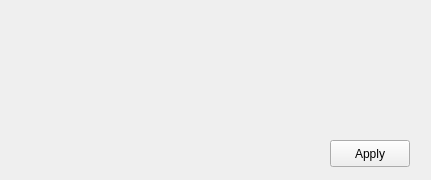
<ui version="4.0" >
 <class>ApplyDialog</class>
 <widget class="QWidget" name="ApplyDialog" >
  <property name="geometry" >
   <rect>
    <x>0</x>
    <y>0</y>
    <width>431</width>
    <height>180</height>
   </rect>
  </property>
  <property name="windowTitle" >
   <string>ApplyDialog</string>
  </property>
  <widget class="QWidget" native="1" name="widget" >
   <property name="geometry" >
    <rect>
     <x>0</x>
     <y>0</y>
     <width>431</width>
     <height>121</height>
    </rect>
   </property>
  </widget>
  <widget class="QPushButton" name="applyButton" >
   <property name="geometry" >
    <rect>
     <x>330</x>
     <y>140</y>
     <width>80</width>
     <height>27</height>
    </rect>
   </property>
   <property name="text" >
    <string>Apply</string>
   </property>
   <property name="flat" >
    <bool>false</bool>
   </property>
  </widget>
 </widget>
 <resources/>
 <connections/>
</ui>
